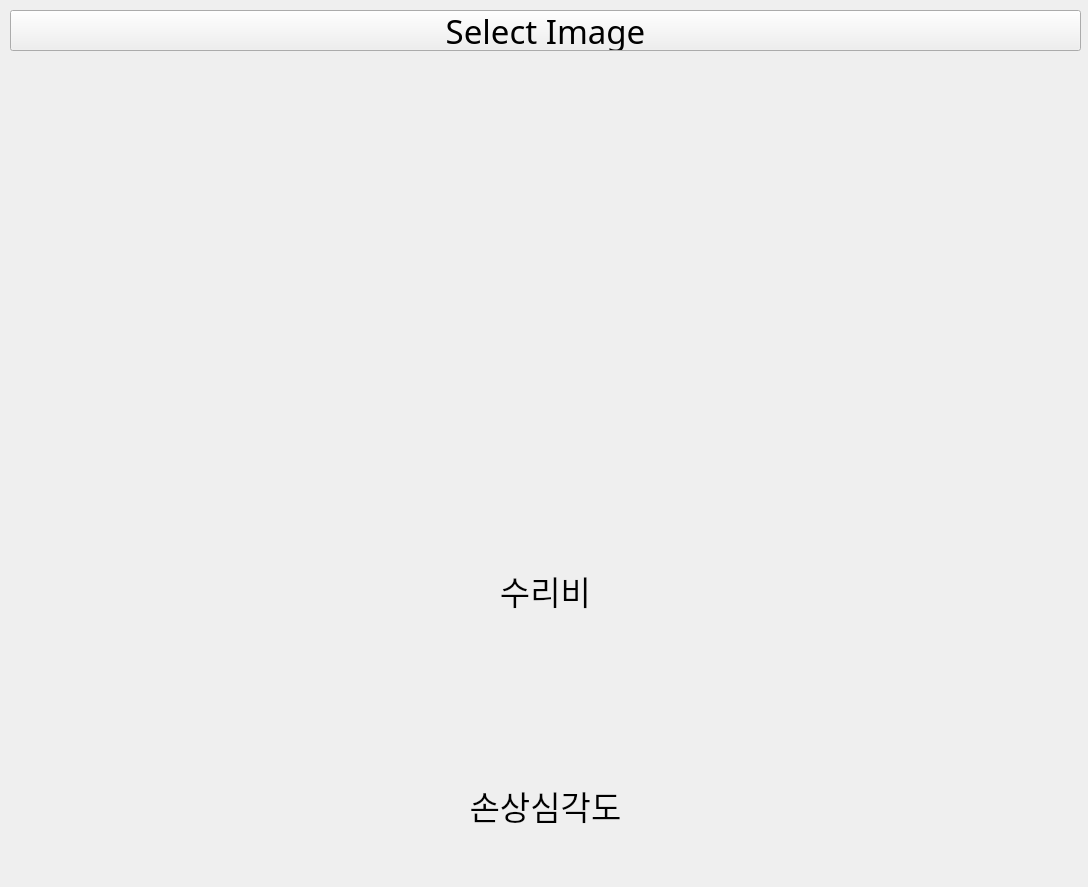
<?xml version="1.0" encoding="UTF-8"?>
<ui version="4.0">
 <class>Form</class>
 <widget class="QWidget" name="Form">
  <property name="geometry">
   <rect>
    <x>0</x>
    <y>0</y>
    <width>1088</width>
    <height>887</height>
   </rect>
  </property>
  <property name="windowTitle">
   <string>Form</string>
  </property>
  <widget class="QPushButton" name="btn_open">
   <property name="geometry">
    <rect>
     <x>10</x>
     <y>10</y>
     <width>1071</width>
     <height>41</height>
    </rect>
   </property>
   <property name="font">
    <font>
     <family>Tw Cen MT Condensed Extra Bold</family>
     <pointsize>25</pointsize>
     <weight>50</weight>
     <bold>false</bold>
    </font>
   </property>
   <property name="text">
    <string>Select Image</string>
   </property>
  </widget>
  <widget class="QWidget" name="">
   <property name="geometry">
    <rect>
     <x>10</x>
     <y>57</y>
     <width>1071</width>
     <height>411</height>
    </rect>
   </property>
   <layout class="QHBoxLayout" name="horizontalLayout">
    <item>
     <widget class="QLabel" name="lbl_image">
      <property name="text">
       <string/>
      </property>
      <property name="pixmap">
       <pixmap>../datasets/cat_dog/train/cat.54.jpg</pixmap>
      </property>
      <property name="scaledContents">
       <bool>true</bool>
      </property>
      <property name="alignment">
       <set>Qt::AlignCenter</set>
      </property>
     </widget>
    </item>
    <item>
     <widget class="QLabel" name="lbl_breakage">
      <property name="text">
       <string/>
      </property>
      <property name="alignment">
       <set>Qt::AlignCenter</set>
      </property>
     </widget>
    </item>
    <item>
     <widget class="QLabel" name="lbl_crushed">
      <property name="text">
       <string/>
      </property>
      <property name="alignment">
       <set>Qt::AlignCenter</set>
      </property>
     </widget>
    </item>
    <item>
     <widget class="QLabel" name="lbl_scratch">
      <property name="text">
       <string/>
      </property>
      <property name="alignment">
       <set>Qt::AlignCenter</set>
      </property>
     </widget>
    </item>
    <item>
     <widget class="QLabel" name="lbl_seperated">
      <property name="text">
       <string/>
      </property>
      <property name="alignment">
       <set>Qt::AlignCenter</set>
      </property>
     </widget>
    </item>
   </layout>
  </widget>
  <widget class="QLabel" name="lbl_repair">
   <property name="enabled">
    <bool>true</bool>
   </property>
   <property name="geometry">
    <rect>
     <x>10</x>
     <y>470</y>
     <width>1071</width>
     <height>241</height>
    </rect>
   </property>
   <property name="sizeIncrement">
    <size>
     <width>0</width>
     <height>0</height>
    </size>
   </property>
   <property name="baseSize">
    <size>
     <width>0</width>
     <height>1000</height>
    </size>
   </property>
   <property name="font">
    <font>
     <family>Sitka Subheading Semibold</family>
     <pointsize>25</pointsize>
     <weight>50</weight>
     <bold>false</bold>
    </font>
   </property>
   <property name="text">
    <string>수리비</string>
   </property>
   <property name="scaledContents">
    <bool>true</bool>
   </property>
   <property name="alignment">
    <set>Qt::AlignCenter</set>
   </property>
  </widget>
  <widget class="QLabel" name="lbl_level">
   <property name="geometry">
    <rect>
     <x>10</x>
     <y>730</y>
     <width>1071</width>
     <height>151</height>
    </rect>
   </property>
   <property name="font">
    <font>
     <family>Pretendard SemiBold</family>
     <pointsize>25</pointsize>
    </font>
   </property>
   <property name="text">
    <string>손상심각도</string>
   </property>
   <property name="scaledContents">
    <bool>true</bool>
   </property>
   <property name="alignment">
    <set>Qt::AlignCenter</set>
   </property>
  </widget>
 </widget>
 <resources/>
 <connections/>
</ui>
